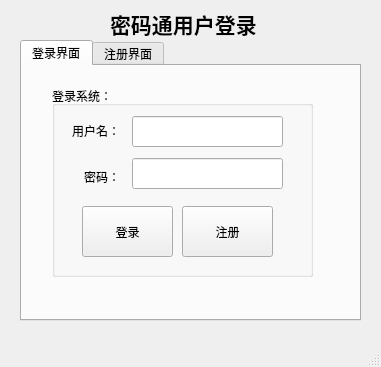
<?xml version="1.0" encoding="UTF-8"?>
<ui version="4.0">
 <class>MainWindow</class>
 <widget class="QMainWindow" name="MainWindow">
  <property name="geometry">
   <rect>
    <x>0</x>
    <y>0</y>
    <width>381</width>
    <height>367</height>
   </rect>
  </property>
  <property name="windowTitle">
   <string>MainWindow</string>
  </property>
  <widget class="QWidget" name="centralwidget">
   <widget class="QTabWidget" name="tabWidget">
    <property name="geometry">
     <rect>
      <x>20</x>
      <y>40</y>
      <width>341</width>
      <height>281</height>
     </rect>
    </property>
    <property name="currentIndex">
     <number>0</number>
    </property>
    <widget class="QWidget" name="tab">
     <attribute name="title">
      <string>登录界面</string>
     </attribute>
     <widget class="QGroupBox" name="groupBox">
      <property name="geometry">
       <rect>
        <x>30</x>
        <y>20</y>
        <width>261</width>
        <height>191</height>
       </rect>
      </property>
      <property name="title">
       <string>登录系统：</string>
      </property>
      <widget class="QLabel" name="label_2">
       <property name="geometry">
        <rect>
         <x>17</x>
         <y>70</y>
         <width>51</width>
         <height>41</height>
        </rect>
       </property>
       <property name="text">
        <string>密码：</string>
       </property>
       <property name="alignment">
        <set>Qt::AlignRight|Qt::AlignTrailing|Qt::AlignVCenter</set>
       </property>
      </widget>
      <widget class="QLabel" name="label">
       <property name="geometry">
        <rect>
         <x>20</x>
         <y>24</y>
         <width>51</width>
         <height>41</height>
        </rect>
       </property>
       <property name="text">
        <string>用户名：</string>
       </property>
      </widget>
      <widget class="QLineEdit" name="input_1">
       <property name="geometry">
        <rect>
         <x>80</x>
         <y>30</y>
         <width>151</width>
         <height>31</height>
        </rect>
       </property>
      </widget>
      <widget class="QLineEdit" name="input_2">
       <property name="geometry">
        <rect>
         <x>80</x>
         <y>72</y>
         <width>151</width>
         <height>31</height>
        </rect>
       </property>
       <property name="echoMode">
        <enum>QLineEdit::PasswordEchoOnEdit</enum>
       </property>
      </widget>
      <widget class="QPushButton" name="pushButton">
       <property name="geometry">
        <rect>
         <x>30</x>
         <y>120</y>
         <width>91</width>
         <height>51</height>
        </rect>
       </property>
       <property name="text">
        <string>登录</string>
       </property>
      </widget>
      <widget class="QPushButton" name="pushButton_3">
       <property name="geometry">
        <rect>
         <x>130</x>
         <y>120</y>
         <width>91</width>
         <height>51</height>
        </rect>
       </property>
       <property name="text">
        <string>注册</string>
       </property>
      </widget>
     </widget>
    </widget>
    <widget class="QWidget" name="tab_2">
     <attribute name="title">
      <string>注册界面</string>
     </attribute>
     <widget class="QGroupBox" name="groupBox_3">
      <property name="geometry">
       <rect>
        <x>30</x>
        <y>20</y>
        <width>241</width>
        <height>221</height>
       </rect>
      </property>
      <property name="title">
       <string>注册系统：</string>
      </property>
      <widget class="QLabel" name="label_5">
       <property name="geometry">
        <rect>
         <x>39</x>
         <y>67</y>
         <width>51</width>
         <height>41</height>
        </rect>
       </property>
       <property name="text">
        <string>密码：</string>
       </property>
      </widget>
      <widget class="QLabel" name="label_6">
       <property name="geometry">
        <rect>
         <x>26</x>
         <y>25</y>
         <width>51</width>
         <height>41</height>
        </rect>
       </property>
       <property name="text">
        <string>用户名：</string>
       </property>
      </widget>
      <widget class="QLineEdit" name="input_4">
       <property name="geometry">
        <rect>
         <x>80</x>
         <y>72</y>
         <width>151</width>
         <height>31</height>
        </rect>
       </property>
       <property name="echoMode">
        <enum>QLineEdit::Password</enum>
       </property>
      </widget>
      <widget class="QLineEdit" name="input_3">
       <property name="geometry">
        <rect>
         <x>80</x>
         <y>30</y>
         <width>151</width>
         <height>31</height>
        </rect>
       </property>
      </widget>
      <widget class="QPushButton" name="pushButton_2">
       <property name="geometry">
        <rect>
         <x>80</x>
         <y>160</y>
         <width>91</width>
         <height>51</height>
        </rect>
       </property>
       <property name="text">
        <string>注册</string>
       </property>
      </widget>
      <widget class="QLineEdit" name="input_5">
       <property name="geometry">
        <rect>
         <x>81</x>
         <y>117</y>
         <width>151</width>
         <height>31</height>
        </rect>
       </property>
       <property name="echoMode">
        <enum>QLineEdit::PasswordEchoOnEdit</enum>
       </property>
      </widget>
      <widget class="QLabel" name="label_7">
       <property name="geometry">
        <rect>
         <x>19</x>
         <y>111</y>
         <width>51</width>
         <height>41</height>
        </rect>
       </property>
       <property name="text">
        <string>确认密码：</string>
       </property>
      </widget>
     </widget>
    </widget>
   </widget>
   <widget class="QLabel" name="label_3">
    <property name="geometry">
     <rect>
      <x>110</x>
      <y>8</y>
      <width>211</width>
      <height>31</height>
     </rect>
    </property>
    <property name="font">
     <font>
      <family>Times New Roman</family>
      <pointsize>16</pointsize>
      <weight>75</weight>
      <bold>true</bold>
     </font>
    </property>
    <property name="text">
     <string>密码通用户登录</string>
    </property>
   </widget>
  </widget>
  <widget class="QStatusBar" name="statusbar"/>
  <widget class="QMenuBar" name="menubar">
   <property name="geometry">
    <rect>
     <x>0</x>
     <y>0</y>
     <width>381</width>
     <height>23</height>
    </rect>
   </property>
  </widget>
 </widget>
 <resources/>
 <connections/>
</ui>
